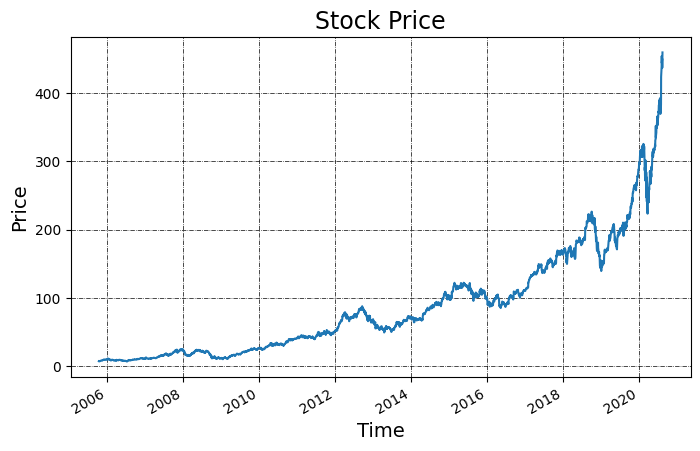

Recreate this plot in Python.
#Import necessary libraries
import pandas as pd
import matplotlib.pyplot as plt
import numpy as np
import seaborn as sns 
import os

from sklearn.ensemble import RandomForestRegressor
from sklearn.model_selection import cross_val_score, train_test_split, GridSearchCV
from sklearn.feature_selection import RFECV, SelectFromModel, SelectKBest
from sklearn.preprocessing import StandardScaler
from sklearn import metrics
#%matplotlib inline

# Step 1: Data Preprocessing
#Load Dataset
stock = pd.read_csv('AAPL.csv')
df_stock = stock
df_stock = df_stock.rename(columns={'Close(t)':'Close'})
df_stock.head()

df_stock.tail()
df_stock.shape
df_stock.columns


# Step2: Plot Time Series chart for AAPL

#Convert "Date" column to datetime type if needed
df_stock['Date'] = pd.to_datetime(df_stock['Date'])

# Set "Date" column as the index
df_stock.set_index('Date', inplace=True)
df_stock.index

df_stock['Close'].plot(figsize=(8, 5))
plt.title("Stock Price", fontsize=17)
plt.ylabel('Price', fontsize=14)
plt.xlabel('Time', fontsize=14)
plt.grid(which="major", color='k', linestyle='-.', linewidth=0.5)
plt.show()

#Test Train Test
def create_train_test_set(df_stock):
    
    features = df_stock.drop(columns=['Close_forcast'], axis=1)
    features.drop(columns='Date_col',inplace = True)
    target = df_stock['Close_forcast']
    

    data_len = df_stock.shape[0]
    print('Historical Stock Data length is - ', str(data_len))

    #create a chronological split for train and testing
    train_split = int(data_len * 0.88)
    print('Training Set length - ', str(train_split))

    val_split = train_split + int(data_len * 0.1)
    print('Validation Set length - ', str(int(data_len * 0.1)))

    print('Test Set length - ', str(int(data_len * 0.02)))

    # Splitting features and target into train, validation and test samples 
    X_train, X_val, X_test = features[:train_split], features[train_split:val_split], features[val_split:]
    Y_train, Y_val, Y_test = target[:train_split], target[train_split:val_split], target[val_split:]

    #print shape of samples
    print(X_train.shape, X_val.shape, X_test.shape)
    print(Y_train.shape, Y_val.shape, Y_test.shape)
    
    
    return X_train, X_val, X_test, Y_train, Y_val, Y_test

X_train, X_val, X_test, Y_train, Y_val, Y_test = create_train_test_set(df_stock)

from sklearn.linear_model import LinearRegression

lr = LinearRegression()
lr.fit(X_train, Y_train)

#Evaluation 

print("Performance (R^2): ", lr.score(X_train, Y_train))

def get_mape(y_true, y_pred): 
    """
    Compute mean absolute percentage error (MAPE)
    """
    y_true, y_pred = np.array(y_true), np.array(y_pred)
    return np.mean(np.abs((y_true - y_pred) / y_true)) * 100

#Predict for the test dataset
Y_train_pred = lr.predict(X_train)
Y_val_pred = lr.predict(X_val)
Y_test_pred = lr.predict(X_test)

print("Training R-squared: ", round(metrics.r2_score(Y_train,Y_train_pred),2))
print("Training Explained Variation: ",round(metrics.explained_variance_score(Y_train,Y_train_pred),2))
print('Training MAPE:', round(get_mape(Y_train,Y_train_pred), 2)) 
print('Training Mean Squared Error:', round(metrics.mean_squared_error(Y_train,Y_train_pred), 2)) 
print("Training RMSE: ",round(np.sqrt(metrics.mean_squared_error(Y_train,Y_train_pred)),2))
print("Training MAE: ",round(metrics.mean_absolute_error(Y_train,Y_train_pred),2))

print(' ')

print("Validation R-squared: ",round(metrics.r2_score(Y_val,Y_val_pred),2))
print("Validation Explained Variation: ",round(metrics.explained_variance_score(Y_val,Y_val_pred),2))
print('Validation MAPE:', round(get_mape(Y_val,Y_val_pred), 2)) 
print('Validation Mean Squared Error:', round(metrics.mean_squared_error(Y_train,Y_train_pred), 2)) 
print("Validation RMSE: ",round(np.sqrt(metrics.mean_squared_error(Y_val,Y_val_pred)),2))
print("Validation MAE: ",round(metrics.mean_absolute_error(Y_val,Y_val_pred),2))

print(' ')

print("Test R-squared: ",round(metrics.r2_score(Y_test,Y_test_pred),2))
print("Test Explained Variation: ",round(metrics.explained_variance_score(Y_test,Y_test_pred),2))
print('Test MAPE:', round(get_mape(Y_test,Y_test_pred), 2)) 
print('Test Mean Squared Error:', round(metrics.mean_squared_error(Y_test,Y_test_pred), 2)) 
print("Test RMSE: ",round(np.sqrt(metrics.mean_squared_error(Y_test,Y_test_pred)),2))
print("Test MAE: ",round(metrics.mean_absolute_error(Y_test,Y_test_pred),2))

#Predict the future price
df_pred.loc[:, 'Date'] = pd.to_datetime(df_stock['Date'],format='%Y-%m-%d')
df_pred = df_pred.reset_index()
df_pred.drop(columns='index',inplace = True)
df_pred

#Plot the difference between actual and predictive data

df_pred[['Actual', 'Predicted']].plot()
